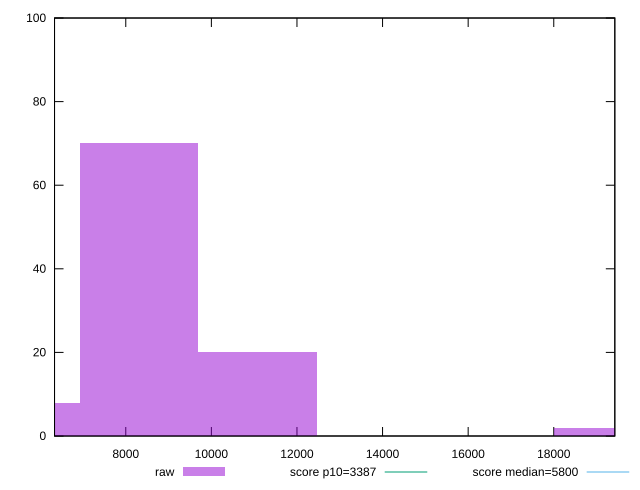

gnuplot code for this plot:
reset

$raw <<EOF
11084.10230196175 20
8313.076726471312 70
5542.051150980875 8
19397.179028433064 2
EOF

set key outside below
set boxwidth 2771.0255754904374
set xrange [6335.535423287835:19426.688824625326]
set yrange [0:100]
set trange [0:100]
set style fill transparent solid 0.5 noborder

set parametric
set terminal svg size 640, 490 enhanced background rgb 'white'
set output "report_00009_2021-02-08T22-37-41.559Z/speed-index/samples/pages/raw/histogram.svg"

plot $raw title "raw" with boxes, \
     3387,t title "score p10=3387", \
     5800,t title "score median=5800"

reset
